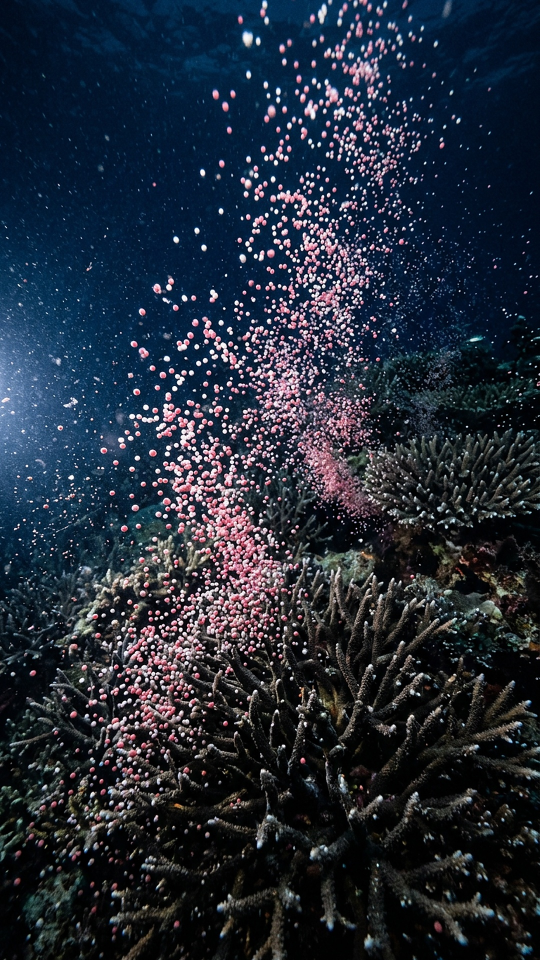
#> input picture what-if-videos/moon/plates/coral_spawn.jpg, 1080 x 1920 px (shown at 1/2 size)
$ python -i prep.py   (imports and definitions only)
#> lines starting #> are read from the running program, lines starting #| are printed output that depends on the picture
"""Prepare plates: upscale shots to 1080x1920, depth maps, and the moonless hook plate."""
import os, sys, glob
import numpy as np
from PIL import Image, ImageFilter
import onnxruntime as ort
from scipy import ndimage

HERE = os.path.dirname(os.path.abspath(__file__))
SHOTS, OUT = os.path.join(HERE, 'shots'), os.path.join(HERE, 'plates')
# [1 line that did not run here, left out]

def depth(img):
    w, h = 518, 924  # multiples of 14, ~9:16
    x = np.asarray(img.convert('RGB').resize((w, h), Image.BICUBIC), dtype=np.float32) / 255.0
    x = (x - np.array([0.485, 0.456, 0.406])) / np.array([0.229, 0.224, 0.225])
    x = x.transpose(2, 0, 1)[None].astype(np.float32)
    d = sess.run(None, {'pixel_values': x})[0][0]
    d = (d - d.min()) / (d.max() - d.min() + 1e-6)          # 1 = near, 0 = far (relative inverse depth)
    d = ndimage.gaussian_filter(d, 1.2)
    return Image.fromarray((d * 255).astype(np.uint8)).resize((540, 960), Image.BICUBIC)

# [8 lines not run here, left out]

>>> from PIL import Image
>>> picture = Image.open('plates/coral_spawn.jpg')
#> picture is the input picture: PIL image 1080x1920 RGB; mean R, G, B 34.5, 42.8, 55.8
>>> result = depth(picture)
#> in depth, `x = np.asarray(img.convert('RGB').resize((w, h), Image.BICUBIC), dtype..`:
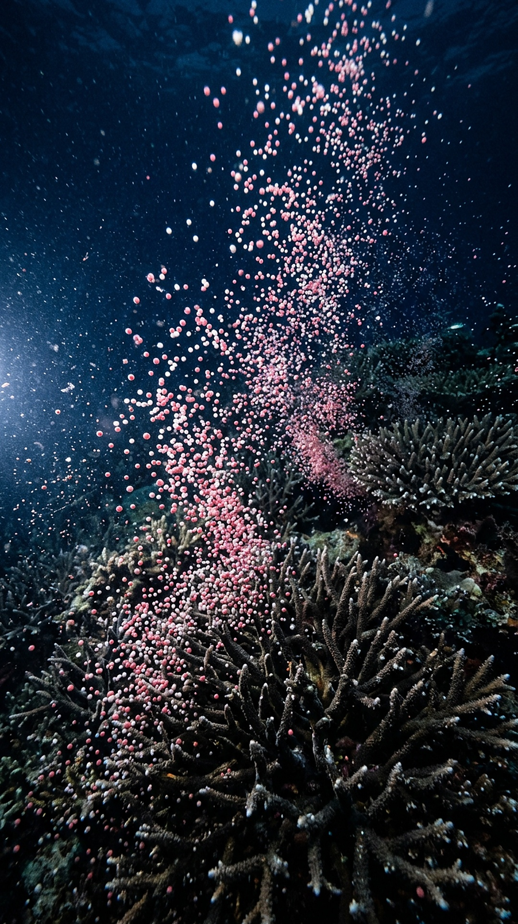
#> x: shape (924, 518, 3) float32; mean R, G, B 0.135, 0.168, 0.219
#> (the run stopped early here; a loop or call above may not have finished)

$ run again, on what-if-videos/moon/plates/harbor_lowtide.jpg
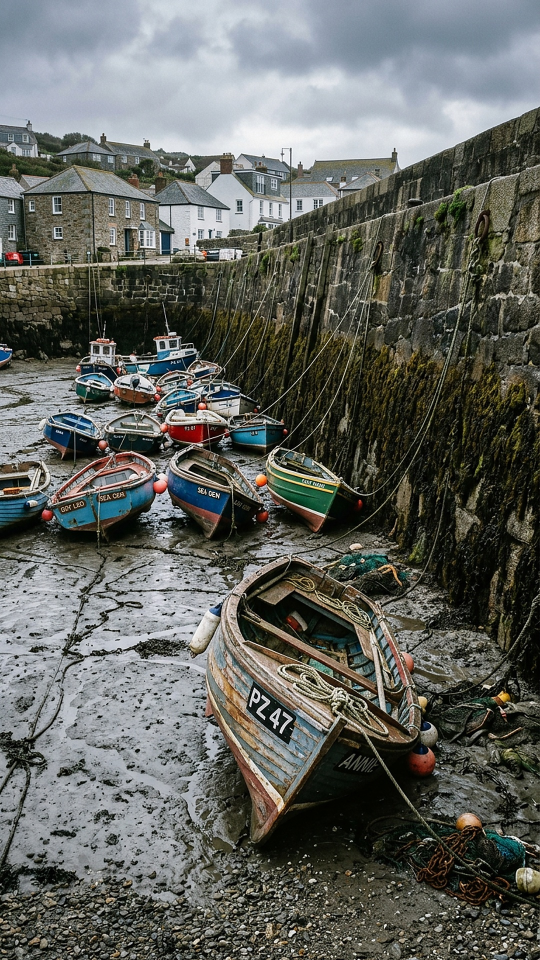
#> input picture what-if-videos/moon/plates/harbor_lowtide.jpg, 1080 x 1920 px (shown at 1/2 size)
#> picture is the input picture: PIL image 1080x1920 RGB; mean R, G, B 97.6, 99.9, 94.8
#> in depth, `x = np.asarray(img.convert('RGB').resize((w, h), Image.BICUBIC), dtype..`:
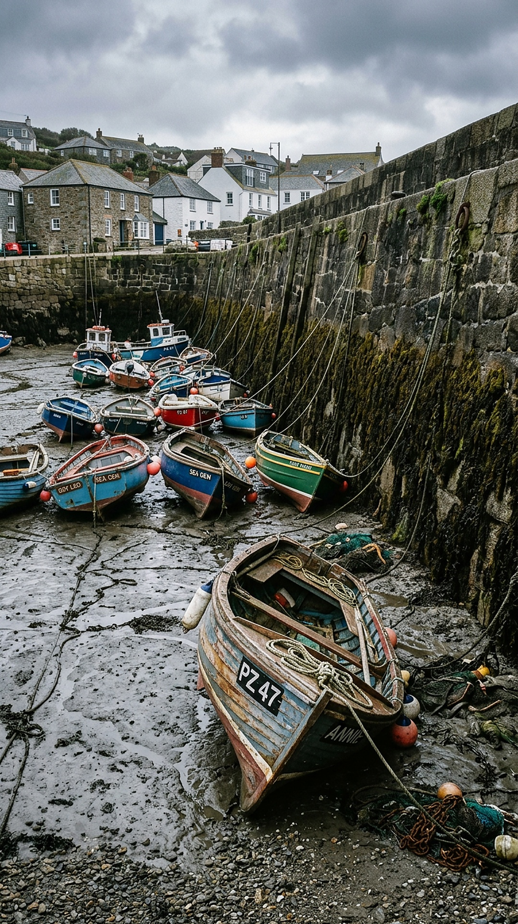
#> x: shape (924, 518, 3) float32; mean R, G, B 0.383, 0.392, 0.372

$ run again, on what-if-videos/moon/plates/milkyway.jpg
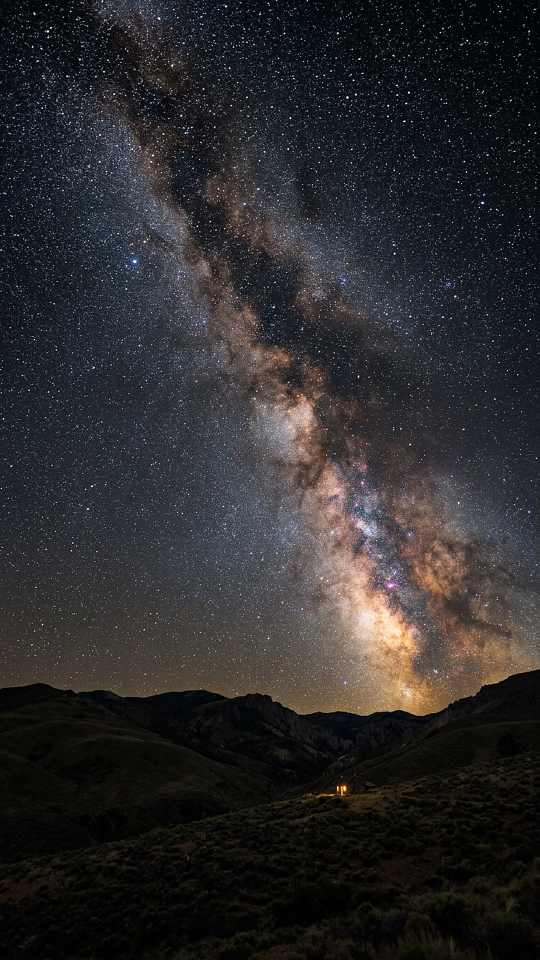
#> input picture what-if-videos/moon/plates/milkyway.jpg, 1080 x 1920 px (shown at 1/2 size)
#> picture is the input picture: PIL image 1080x1920 RGB; mean R, G, B 43.4, 42.4, 43.7
#> in depth, `x = np.asarray(img.convert('RGB').resize((w, h), Image.BICUBIC), dtype..`:
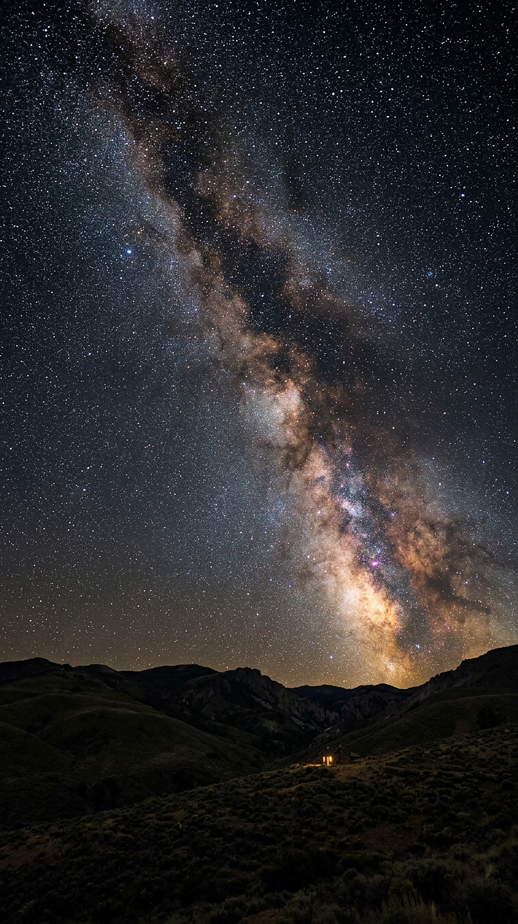
#> x: shape (924, 518, 3) float32; mean R, G, B 0.17, 0.167, 0.172
